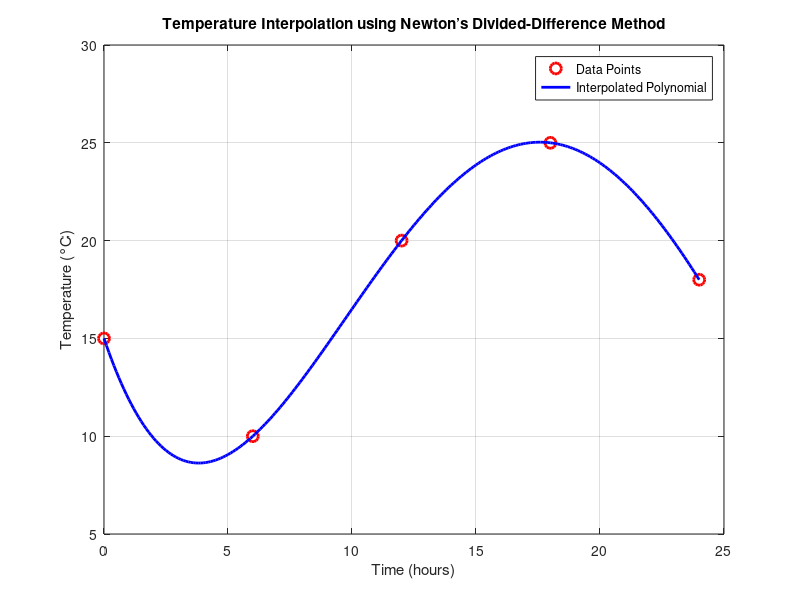

The MATLAB script that drew this image:
% Data
time = [0, 6, 12, 18, 24];         % Hours
temperature = [15, 10, 20, 25, 18]; % Temperature in °C

% Number of data points
n = length(time);

% Step 1: Divided Differences Table
div_diff = zeros(n, n);
div_diff(:, 1) = temperature'; % First column is the temperatures

% Fill the divided differences table
for j = 2:n
    for i = 1:(n-j+1)
        div_diff(i, j) = (div_diff(i+1, j-1) - div_diff(i, j-1)) / (time(i+j-1) - time(i));
    end
end

% Extract the coefficients
coeff = div_diff(1, :);

% Step 2: Newton's Polynomial Function
function p = newton_poly(coeff, time, x)
    n = length(coeff);
    p = coeff(1);
    term = 1;
    for i = 2:n
        term = term .* (x - time(i-1));
        p = p + coeff(i) * term;
    end
end

% Evaluate the polynomial at specific times
eval_times = [3, 9, 21]; % Times at which we need temperature estimates
estimated_temps = arrayfun(@(x) newton_poly(coeff, time, x), eval_times);

% Display the estimated temperatures
disp('Estimated Temperatures:');
disp([eval_times; estimated_temps]);

% Step 3: Plot the Polynomial
x_range = 0:0.1:24; % Fine range for plotting
y_values = arrayfun(@(x) newton_poly(coeff, time, x), x_range);

% Plot
figure;
plot(time, temperature, 'ro', 'MarkerSize', 8, 'LineWidth', 2); hold on; % Original data points
plot(x_range, y_values, 'b-', 'LineWidth', 2); % Interpolated polynomial
xlabel('Time (hours)');
ylabel('Temperature (°C)');
title('Temperature Interpolation using Newton’s Divided-Difference Method');
legend('Data Points', 'Interpolated Polynomial');
grid on;

